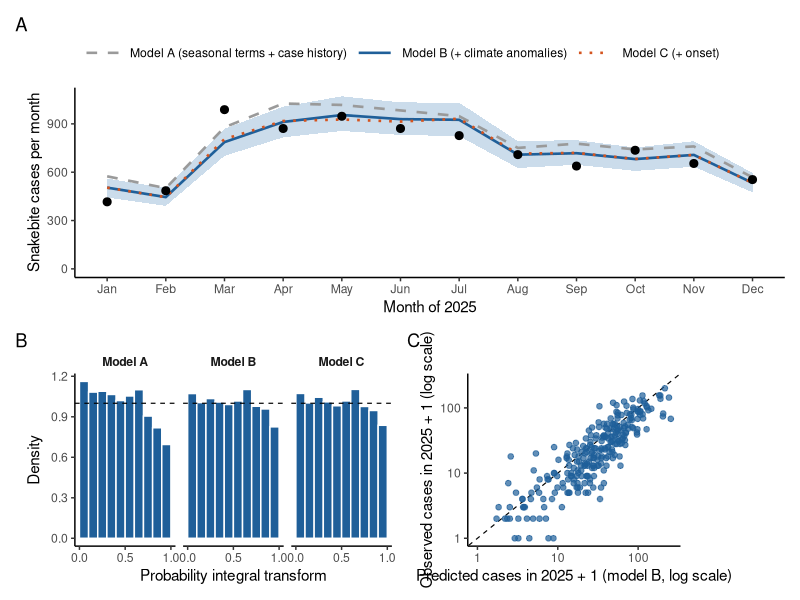
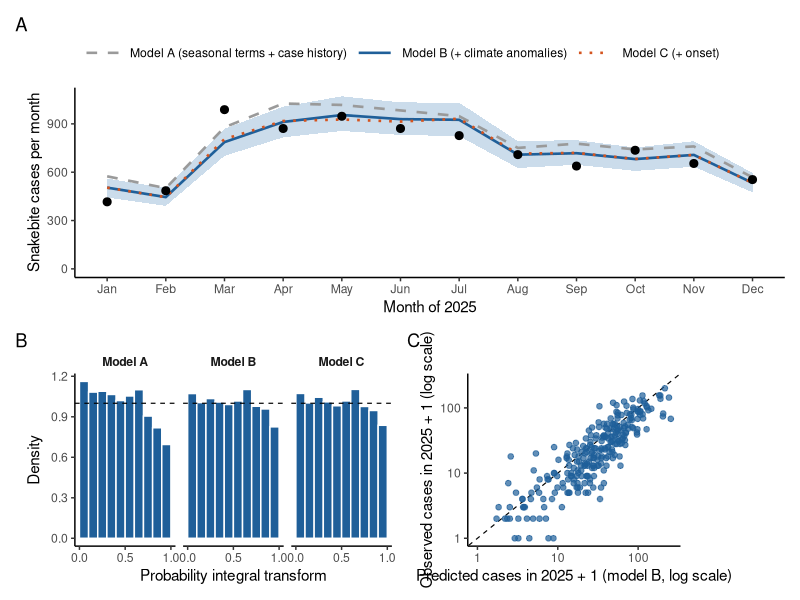

Here is the R script that generated these plots, in order:
# Figure 10 (Results, section 3.10): out-of-sample prediction of 2025. Run after analysis/prediction.R.
#   (A) national monthly cases observed and predicted by models A-C, with the 90% prediction interval of model B;
#   (B) non-randomised PIT histograms; (C) district totals for 2025, observed against predicted by model B.
suppressPackageStartupMessages({ library(readr); library(dplyr); library(ggplot2); library(patchwork) })
BLUE <- "#1F5F99"; BAND <- "#A9C4DE"
MCOL <- c("Model A (seasonal terms + case history)" = "#9A9A9A", "Model B (+ climate anomalies)" = BLUE, "Model C (+ onset)" = "#D4541F")
MLT  <- c("Model A (seasonal terms + case history)" = "dashed", "Model B (+ climate anomalies)" = "solid", "Model C (+ onset)" = "dotted")
ML <- c(A = "Model A (seasonal terms + case history)", B = "Model B (+ climate anomalies)", C = "Model C (+ onset)")
th <- theme_classic(base_size = 11) + theme(strip.background = element_blank(), strip.text = element_text(face = "bold"))
nat <- read_csv("analysis/output/prediction_national_2025.csv", show_col_types = FALSE) |> mutate(model = factor(ML[model], levels = ML))
obs <- filter(nat, model == ML[["A"]])
pA <- ggplot(nat, aes(month)) +
  geom_ribbon(data = filter(nat, model == ML[["B"]]), aes(ymin = lo, ymax = hi), fill = BAND, alpha = 0.6) +
  geom_line(aes(y = predicted, colour = model, linetype = model), linewidth = 0.9) +
  geom_point(data = obs, aes(y = observed), size = 2.4) +
  scale_colour_manual(values = MCOL, name = NULL) + scale_linetype_manual(values = MLT, name = NULL) +
  scale_x_continuous(breaks = 1:12, labels = month.abb) + scale_y_continuous(labels = scales::label_comma(), limits = c(0, NA)) +
  labs(x = "Month of 2025", y = "Snakebite cases per month", tag = "A") + th +
  theme(legend.position = "top", legend.justification = "left", legend.key.width = unit(2, "lines"))
pit <- read_csv("analysis/output/prediction_pit.csv", show_col_types = FALSE) |> mutate(model = paste("Model", model))
pB <- ggplot(pit, aes(xmin = lower, xmax = upper, ymin = 0, ymax = density)) + geom_rect(fill = BLUE, colour = "white") +
  geom_hline(yintercept = 1, linetype = "dashed", linewidth = 0.4) + facet_wrap(~ model, nrow = 1) +
  scale_x_continuous(breaks = c(0, 0.5, 1)) + labs(x = "Probability integral transform", y = "Density", tag = "B") + th
dist <- read_csv("analysis/output/prediction_district_2025.csv", show_col_types = FALSE) |> filter(model == "B")
lim <- range(c(dist$observed, dist$predicted) + 1)
pC <- ggplot(dist, aes(predicted + 1, observed + 1)) + geom_abline(linetype = "dashed", linewidth = 0.4) +
  geom_point(colour = BLUE, alpha = 0.7, size = 1.6) + scale_x_log10(limits = lim) + scale_y_log10(limits = lim) +
  labs(x = "Predicted cases in 2025 + 1 (model B, log scale)", y = "Observed cases in 2025 + 1 (log scale)", tag = "C") + th
p <- pA / (pB | pC + plot_layout(widths = c(2.2, 1))) + plot_layout(heights = c(1.1, 1))
ggsave("figures/Fig10.png", p, width = 10, height = 8, dpi = 300, bg = "white")
ggsave("figures/Fig10.pdf", p, width = 10, height = 8, device = cairo_pdf, bg = "white")
cat("saved figures/Fig11\n")
